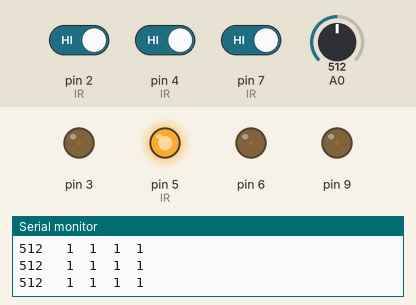
A sketch run on a simulated Arduino Uno, built with avr-gcc and run on an emulated ATmega328P. Parts: output pins drawn as LEDs (lit = HIGH), the last lines printed to the serial monitor. Dashed ring = blinking. The test bench sets the inputs (shaded band); at power-on: A0 = 512, pin 2 (IR) HIGH, pin 4 (IR) HIGH, pin 7 (IR) HIGH.

Above: at 1.2 s.
1.3 s: A0 set to 316
4.3 s: A0 set to 291
At 4.9 s:
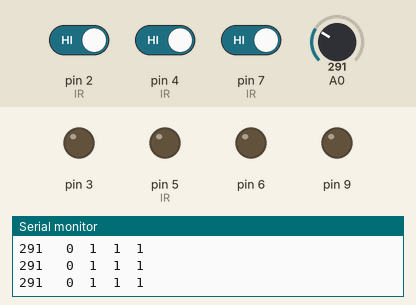
5.8 s: A0 set to 306
At 6.3 s:
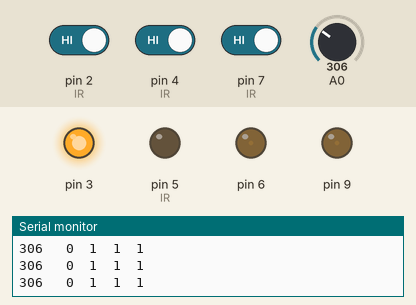
7.3 s: pin 2 (IR) driven LOW
At 8.4 s:
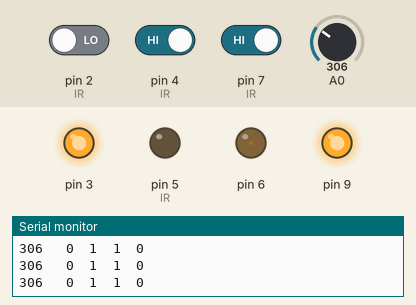
8.8 s: pin 4 (IR) driven LOW
At 10.4 s:
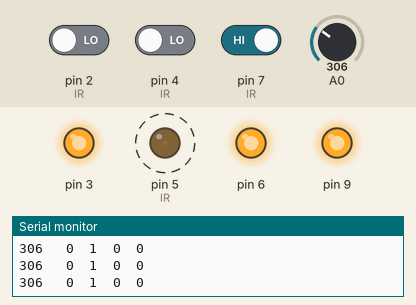
11.8 s: pin 7 (IR) driven LOW
At 12.4 s:
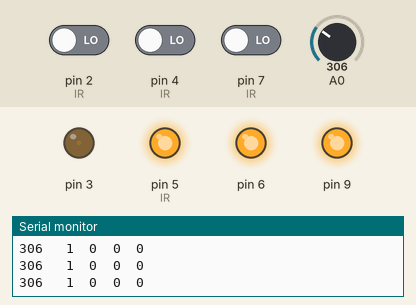
Timing chart, 0 to 14.3 s (numbered marks = the images above; inputs shaded):
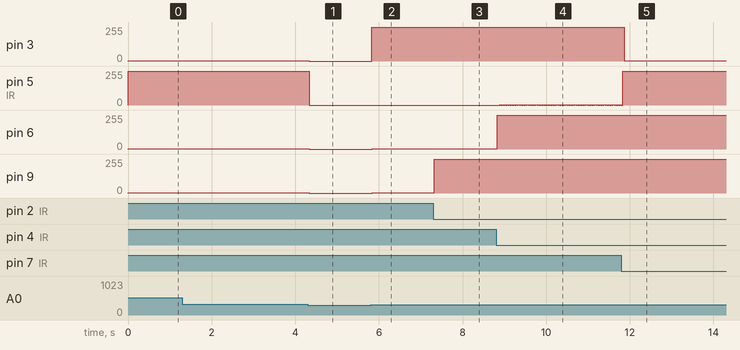

The sketch:

arduino_code.ino
```cpp
// Program for Smart Street Light

//Setup Pin Ports

void setup() {
  pinMode(3, OUTPUT);
  pinMode(5, OUTPUT);
  pinMode(6, OUTPUT);
  pinMode(9, OUTPUT);
  pinMode(5, INPUT);    //  1 IR Sensr
  pinMode(7, INPUT);    //  2 IR
  pinMode(4, INPUT);    //  3 IR
  pinMode(2, INPUT);    //  4 IR
  digitalWrite(3, 1);
  digitalWrite(5, 1);
  digitalWrite(9, 1);
  digitalWrite(6, 1);
  Serial.begin(9600);
}

//Logic Part

void loop() {
  int  ldr = analogRead(A0);
  int  ir1 = digitalRead(5);
  int  ir2 = digitalRead(7);
  int  ir3 = digitalRead(4);
  int  ir4 = digitalRead(2);

  Serial.print(ldr);
  Serial.print("   ");
  Serial.print(ir1);
  Serial.print("  ");
  Serial.print(ir2);
  Serial.print("  ");
  Serial.print(ir3);
  Serial.print("  ");
  Serial.println(ir4);

  // Checks whether it is Day time or Night using LDR values

  if (ldr > 300) {
    if (ir1 == 0)
    {

      analogWrite(3, 255);
      delay(10);
    }
    else
    {
      analogWrite(3, 2);

    }
    if (ir2 == 0)
    {
      analogWrite(5, 255);
      delay(10);
    }
    else
    {
      analogWrite(5, 2);

    }
    if (ir3 == 0)
    {
      analogWrite(6, 255);
      delay(10);
    }
    else
    {
      analogWrite(6, 2);

    }
    if (ir4 == 0)
    {
      analogWrite(9, 255);
      delay(10);
    }
    else
    {
      analogWrite(9, 2);

    }
  }
  else
  {
    digitalWrite(3, 0);
    digitalWrite(5, 0);
    digitalWrite(9, 0);
    digitalWrite(6, 0);
  }

}

// Program Ends
```

Measured:
- the behaviour switches between 301 and 300 on A0 (found by bisection; images 0 and 1)
- after the input at 4.3 s, pin 3, pin 6, pin 9: 2/255 → 0/255 at once; pin 5 (IR): 255/255 → 0/255 at once
- after the input at 5.8 s, pin 3: 0/255 → 255/255 at once; pin 6, pin 9: 0/255 → 2/255 at once
- after the input at 7.3 s, pin 9: 2/255 → 255/255 at once
- after the input at 8.8 s, pin 5 (IR): alternates 2/255 for 0.02 s and 0/255 for 0.01 s, starting after 0.09 s; pin 6: 2/255 → 255/255 at once
- after the input at 11.8 s, pin 3: 255/255 → 2/255 after 0.07 s
